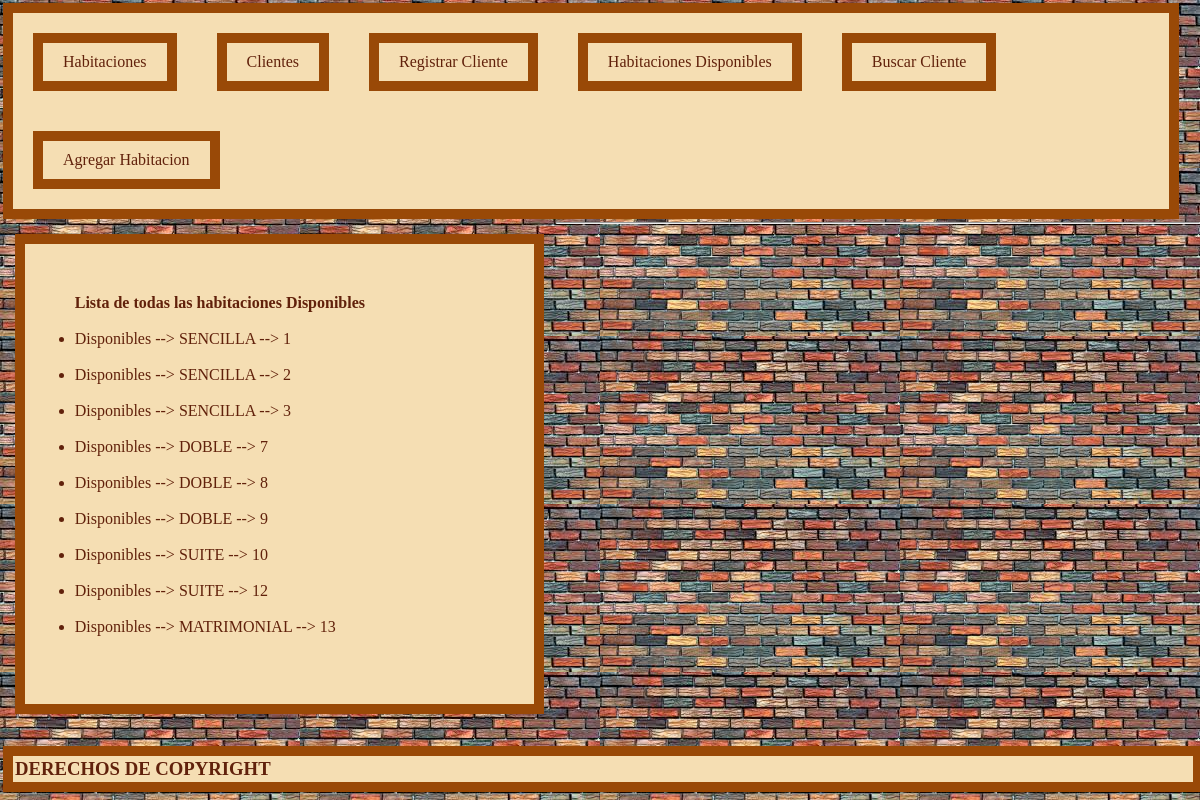
/hotel/habDisponible/, run on an earlier commit of the app's database.
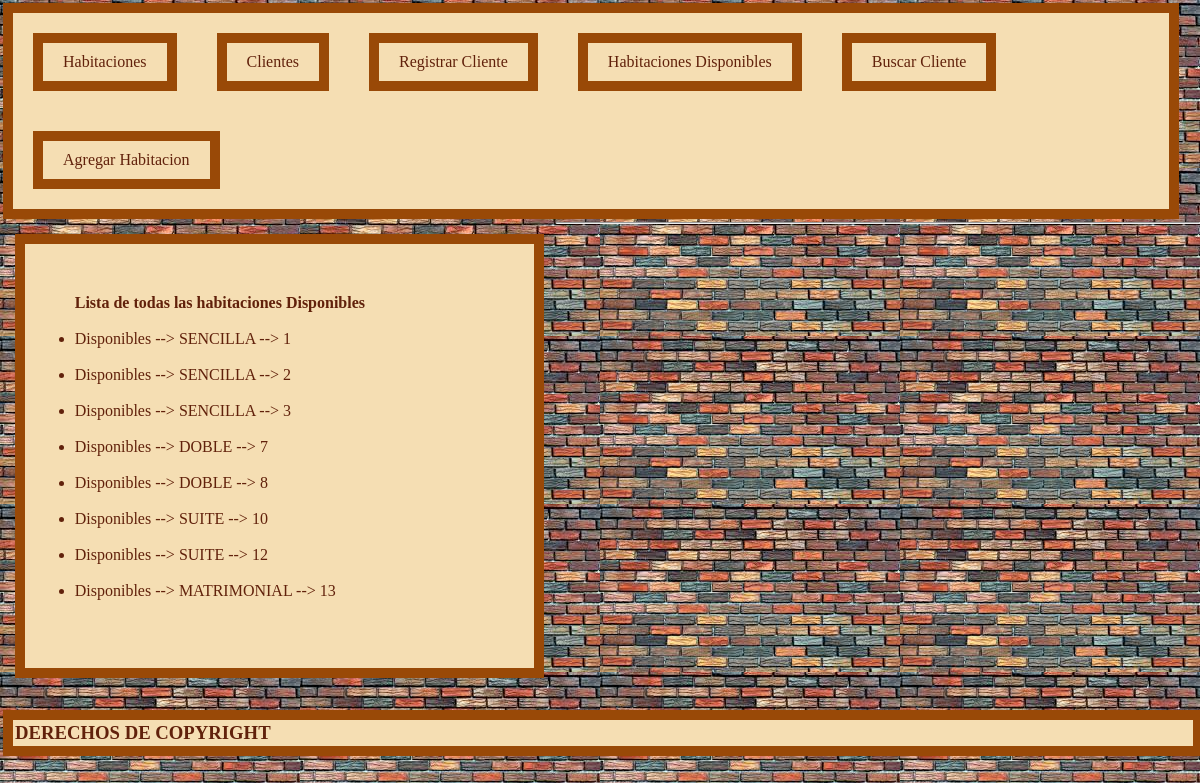
And on a later commit of the database.
### hotel/models.py (models this page shows, shortened)
class Habitacion(models.Model):
    SENCILLA = 'SENCILLA'
    DOBLE  = 'DOBLE'
    MATRIMONIAL = 'MATRIMONIAL'
    SUITE       = 'SUITE'
    TIPO_DE_HABITACION = [
        (SENCILLA,  'Sencilla'),
        (DOBLE, 'Doble'),
        (MATRIMONIAL, 'Matrimonial'),
        (SUITE, 'Suite'),
    ]
    tipo = models.CharField(
        max_length = 15,
        choices = TIPO_DE_HABITACION,
        default = SENCILLA,
    ) #  seleccionar el tipo de habitacion.
    dias        = models.PositiveIntegerField(null = True) # Dias ocupado
    servicios   = models.PositiveIntegerField(null = True) # Servicios al dia
    numero      = models.PositiveIntegerField() # id de la habitacion
    estado      = models.BooleanField(default = False) # False = Ocupadoimineto = models.BooleanField(default = False)
    mantenimiento = models.BooleanField(default = False)
    descripcion = models.CharField(max_length = 100)

### hotel/views.py (the view)
# urls.py: path('habDisponible/', HabitacionDisponibleView.as_view(), name = 'habi-dispo'),
class HabitacionDisponibleView(View):
    def get(self, request):
        obj = Habitacion.objects.filter(estado = False)
        context = {
            'object_list': obj,
        }
        return render(request, 'hotel/habitacionDisponible.html', context)

### hotel/templates/hotel/habitacionDisponible.html (shortened to what this page needs)
{% extends 'base.html' %}
{% block body %}
    <h1>Lista de todas las habitaciones Disponibles </h1>
    <br>
    <ul>
        {% for  instance in object_list %}
            <li>Disponibles --> {{ instance.tipo }} --> {{ instance.id }}</li>
            <br>
        {% endfor %}
    </ul>
{% endblock %}

What changed in the data, as far as the page shows it:
no longer on this page (row edited): Habitacion: tipo "DOBLE", id "9"
